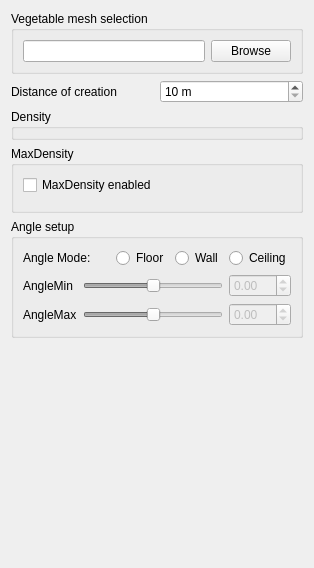
<?xml version="1.0" encoding="UTF-8"?>
<ui version="4.0">
 <class>CVegetableDensityPage</class>
 <widget class="QWidget" name="CVegetableDensityPage">
  <property name="geometry">
   <rect>
    <x>0</x>
    <y>0</y>
    <width>314</width>
    <height>568</height>
   </rect>
  </property>
  <property name="windowTitle">
   <string>Form</string>
  </property>
  <layout class="QGridLayout" name="gridLayout_3">
   <item row="0" column="0">
    <widget class="QGroupBox" name="groupBox">
     <property name="title">
      <string>Vegetable mesh selection</string>
     </property>
     <layout class="QHBoxLayout" name="horizontalLayout">
      <item>
       <widget class="QLineEdit" name="meshLineEdit">
        <property name="readOnly">
         <bool>true</bool>
        </property>
       </widget>
      </item>
      <item>
       <widget class="QPushButton" name="browseShapePushButton">
        <property name="text">
         <string>Browse</string>
        </property>
       </widget>
      </item>
     </layout>
    </widget>
   </item>
   <item row="1" column="0">
    <layout class="QHBoxLayout" name="horizontalLayout_2">
     <item>
      <widget class="QLabel" name="label">
       <property name="text">
        <string>Distance of creation</string>
       </property>
       <property name="buddy">
        <cstring>distanceSpinBox</cstring>
       </property>
      </widget>
     </item>
     <item>
      <widget class="QSpinBox" name="distanceSpinBox">
       <property name="suffix">
        <string>0 m</string>
       </property>
       <property name="minimum">
        <number>1</number>
       </property>
       <property name="maximum">
        <number>5</number>
       </property>
      </widget>
     </item>
    </layout>
   </item>
   <item row="2" column="0">
    <widget class="NLQT::CVegetNoiseValueWidget" name="densityGroupBox">
     <property name="title">
      <string>Density</string>
     </property>
    </widget>
   </item>
   <item row="3" column="0">
    <widget class="QGroupBox" name="groupBox_2">
     <property name="title">
      <string>MaxDensity</string>
     </property>
     <layout class="QGridLayout" name="gridLayout">
      <item row="0" column="0">
       <widget class="QCheckBox" name="maxDensityCheckBox">
        <property name="text">
         <string>MaxDensity enabled</string>
        </property>
       </widget>
      </item>
      <item row="1" column="0">
       <widget class="NLQT::CEditRangeFloatWidget" name="maxDensityWidget" native="true">
        <property name="enabled">
         <bool>false</bool>
        </property>
       </widget>
      </item>
     </layout>
    </widget>
   </item>
   <item row="4" column="0">
    <widget class="QGroupBox" name="groupBox_3">
     <property name="title">
      <string>Angle setup</string>
     </property>
     <layout class="QGridLayout" name="gridLayout_2">
      <item row="0" column="0" colspan="2">
       <widget class="QLabel" name="label_2">
        <property name="text">
         <string>Angle Mode:</string>
        </property>
       </widget>
      </item>
      <item row="0" column="2">
       <widget class="QRadioButton" name="floorRadioButton">
        <property name="text">
         <string>Floor</string>
        </property>
       </widget>
      </item>
      <item row="0" column="3">
       <widget class="QRadioButton" name="wallRadioButton">
        <property name="text">
         <string>Wall</string>
        </property>
       </widget>
      </item>
      <item row="0" column="4">
       <widget class="QRadioButton" name="ceilingRadioButton">
        <property name="text">
         <string>Ceiling</string>
        </property>
       </widget>
      </item>
      <item row="1" column="0">
       <widget class="QLabel" name="label_3">
        <property name="text">
         <string>AngleMin</string>
        </property>
        <property name="buddy">
         <cstring>angleMinHorizontalSlider</cstring>
        </property>
       </widget>
      </item>
      <item row="1" column="1" colspan="3">
       <widget class="QSlider" name="angleMinHorizontalSlider">
        <property name="enabled">
         <bool>false</bool>
        </property>
        <property name="minimum">
         <number>-1000</number>
        </property>
        <property name="maximum">
         <number>1000</number>
        </property>
        <property name="orientation">
         <enum>Qt::Horizontal</enum>
        </property>
       </widget>
      </item>
      <item row="1" column="4">
       <widget class="QDoubleSpinBox" name="angleMinDoubleSpinBox">
        <property name="enabled">
         <bool>false</bool>
        </property>
        <property name="minimum">
         <double>-99.000000000000000</double>
        </property>
       </widget>
      </item>
      <item row="2" column="0">
       <widget class="QLabel" name="label_4">
        <property name="text">
         <string>AngleMax</string>
        </property>
        <property name="buddy">
         <cstring>angleMaxHorizontalSlider</cstring>
        </property>
       </widget>
      </item>
      <item row="2" column="1" colspan="3">
       <widget class="QSlider" name="angleMaxHorizontalSlider">
        <property name="enabled">
         <bool>false</bool>
        </property>
        <property name="minimum">
         <number>-1000</number>
        </property>
        <property name="maximum">
         <number>1000</number>
        </property>
        <property name="orientation">
         <enum>Qt::Horizontal</enum>
        </property>
       </widget>
      </item>
      <item row="2" column="4">
       <widget class="QDoubleSpinBox" name="angleMaxDoubleSpinBox">
        <property name="enabled">
         <bool>false</bool>
        </property>
        <property name="minimum">
         <double>-99.000000000000000</double>
        </property>
       </widget>
      </item>
     </layout>
    </widget>
   </item>
   <item row="5" column="0">
    <spacer name="verticalSpacer">
     <property name="orientation">
      <enum>Qt::Vertical</enum>
     </property>
     <property name="sizeHint" stdset="0">
      <size>
       <width>20</width>
       <height>239</height>
      </size>
     </property>
    </spacer>
   </item>
  </layout>
 </widget>
 <customwidgets>
  <customwidget>
   <class>NLQT::CEditRangeFloatWidget</class>
   <extends>QWidget</extends>
   <header>edit_range_widget.h</header>
   <container>1</container>
  </customwidget>
  <customwidget>
   <class>NLQT::CVegetNoiseValueWidget</class>
   <extends>QGroupBox</extends>
   <header>vegetable_noise_value_widget.h</header>
   <container>1</container>
  </customwidget>
 </customwidgets>
 <resources/>
 <connections>
  <connection>
   <sender>maxDensityCheckBox</sender>
   <signal>toggled(bool)</signal>
   <receiver>maxDensityWidget</receiver>
   <slot>setEnabled(bool)</slot>
   <hints>
    <hint type="sourcelabel">
     <x>99</x>
     <y>221</y>
    </hint>
    <hint type="destinationlabel">
     <x>110</x>
     <y>244</y>
    </hint>
   </hints>
  </connection>
  <connection>
   <sender>wallRadioButton</sender>
   <signal>toggled(bool)</signal>
   <receiver>angleMinHorizontalSlider</receiver>
   <slot>setEnabled(bool)</slot>
   <hints>
    <hint type="sourcelabel">
     <x>272</x>
     <y>331</y>
    </hint>
    <hint type="destinationlabel">
     <x>270</x>
     <y>353</y>
    </hint>
   </hints>
  </connection>
  <connection>
   <sender>wallRadioButton</sender>
   <signal>toggled(bool)</signal>
   <receiver>angleMinDoubleSpinBox</receiver>
   <slot>setEnabled(bool)</slot>
   <hints>
    <hint type="sourcelabel">
     <x>294</x>
     <y>329</y>
    </hint>
    <hint type="destinationlabel">
     <x>361</x>
     <y>355</y>
    </hint>
   </hints>
  </connection>
  <connection>
   <sender>wallRadioButton</sender>
   <signal>toggled(bool)</signal>
   <receiver>angleMaxHorizontalSlider</receiver>
   <slot>setEnabled(bool)</slot>
   <hints>
    <hint type="sourcelabel">
     <x>307</x>
     <y>331</y>
    </hint>
    <hint type="destinationlabel">
     <x>301</x>
     <y>377</y>
    </hint>
   </hints>
  </connection>
  <connection>
   <sender>wallRadioButton</sender>
   <signal>toggled(bool)</signal>
   <receiver>angleMaxDoubleSpinBox</receiver>
   <slot>setEnabled(bool)</slot>
   <hints>
    <hint type="sourcelabel">
     <x>312</x>
     <y>333</y>
    </hint>
    <hint type="destinationlabel">
     <x>355</x>
     <y>378</y>
    </hint>
   </hints>
  </connection>
  <connection>
   <sender>floorRadioButton</sender>
   <signal>toggled(bool)</signal>
   <receiver>angleMinHorizontalSlider</receiver>
   <slot>setEnabled(bool)</slot>
   <hints>
    <hint type="sourcelabel">
     <x>178</x>
     <y>335</y>
    </hint>
    <hint type="destinationlabel">
     <x>174</x>
     <y>346</y>
    </hint>
   </hints>
  </connection>
  <connection>
   <sender>ceilingRadioButton</sender>
   <signal>toggled(bool)</signal>
   <receiver>angleMaxHorizontalSlider</receiver>
   <slot>setEnabled(bool)</slot>
   <hints>
    <hint type="sourcelabel">
     <x>343</x>
     <y>331</y>
    </hint>
    <hint type="destinationlabel">
     <x>304</x>
     <y>390</y>
    </hint>
   </hints>
  </connection>
  <connection>
   <sender>floorRadioButton</sender>
   <signal>toggled(bool)</signal>
   <receiver>angleMinDoubleSpinBox</receiver>
   <slot>setEnabled(bool)</slot>
   <hints>
    <hint type="sourcelabel">
     <x>219</x>
     <y>335</y>
    </hint>
    <hint type="destinationlabel">
     <x>381</x>
     <y>358</y>
    </hint>
   </hints>
  </connection>
  <connection>
   <sender>ceilingRadioButton</sender>
   <signal>toggled(bool)</signal>
   <receiver>angleMaxDoubleSpinBox</receiver>
   <slot>setEnabled(bool)</slot>
   <hints>
    <hint type="sourcelabel">
     <x>385</x>
     <y>329</y>
    </hint>
    <hint type="destinationlabel">
     <x>398</x>
     <y>377</y>
    </hint>
   </hints>
  </connection>
 </connections>
</ui>
